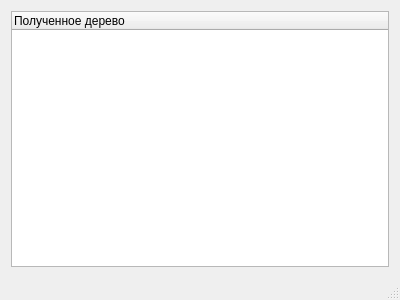
<?xml version="1.0" encoding="UTF-8"?>
<ui version="4.0">
 <class>MainWindow</class>
 <widget class="QMainWindow" name="MainWindow">
  <property name="geometry">
   <rect>
    <x>0</x>
    <y>0</y>
    <width>400</width>
    <height>300</height>
   </rect>
  </property>
  <property name="windowTitle">
   <string>MainWindow</string>
  </property>
  <widget class="QWidget" name="centralWidget">
   <layout class="QGridLayout" name="gridLayout">
    <item row="0" column="0">
     <widget class="QTreeWidget" name="treeWidget">
      <column>
       <property name="text">
        <string>Полученное дерево</string>
       </property>
      </column>
     </widget>
    </item>
   </layout>
  </widget>
  <widget class="QStatusBar" name="statusBar"/>
 </widget>
 <layoutdefault spacing="6" margin="11"/>
 <resources/>
 <connections/>
</ui>
